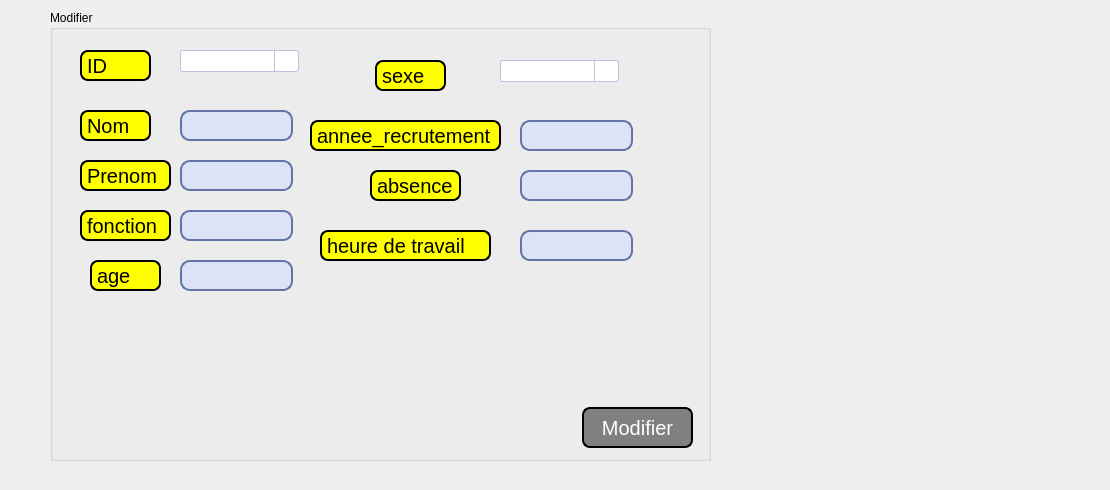
   <widget class="QWidget" name="tab_4">
    <attribute name="title">
     <string>Modification</string>
    </attribute>
    <widget class="QGroupBox" name="groupBox_4">
     <property name="geometry">
      <rect>
       <x>50</x>
       <y>10</y>
       <width>661</width>
       <height>451</height>
      </rect>
     </property>
     <property name="title">
      <string>Modifier</string>
     </property>
     <widget class="QLabel" name="label_12">
      <property name="geometry">
       <rect>
        <x>30</x>
        <y>40</y>
        <width>71</width>
        <height>31</height>
       </rect>
      </property>
      <property name="styleSheet">
       <string notr="true">QLabel {
color: #000000;
background:#FFFF00;
border: none;
font-size:20px;
font-family:Arial, Helvetica, sans-serif;
border: 2px solid ;
border-radius: 8px;
}
QPushButton:hover {
color:#fff;
background-color: rgb(0, 0, 127);
border: none;
}</string>
      </property>
      <property name="text">
       <string>ID</string>
      </property>
     </widget>
     <widget class="QLabel" name="label_13">
      <property name="geometry">
       <rect>
        <x>30</x>
        <y>100</y>
        <width>71</width>
        <height>31</height>
       </rect>
      </property>
      <property name="styleSheet">
       <string notr="true">QLabel {
color: #000000;
background:#FFFF00;
border: none;
font-size:20px;
font-family:Arial, Helvetica, sans-serif;
border: 2px solid ;
border-radius: 8px;
}
QPushButton:hover {
color:#fff;
background-color: rgb(0, 0, 127);
border: none;
}</string>
      </property>
      <property name="text">
       <string>Nom</string>
      </property>
     </widget>
     <widget class="QLabel" name="label_14">
      <property name="geometry">
       <rect>
        <x>30</x>
        <y>150</y>
        <width>91</width>
        <height>31</height>
       </rect>
      </property>
      <property name="styleSheet">
       <string notr="true">QLabel {
color: #000000;
background:#FFFF00;
border: none;
font-size:20px;
font-family:Arial, Helvetica, sans-serif;
border: 2px solid ;
border-radius: 8px;
}
QPushButton:hover {
color:#fff;
background-color: rgb(0, 0, 127);
border: none;
}</string>
      </property>
      <property name="text">
       <string>Prenom</string>
      </property>
     </widget>
     <widget class="QLabel" name="label_15">
      <property name="geometry">
       <rect>
        <x>30</x>
        <y>200</y>
        <width>91</width>
        <height>31</height>
       </rect>
      </property>
      <property name="styleSheet">
       <string notr="true">QLabel {
color: #000000;
background:#FFFF00;
border: none;
font-size:20px;
font-family:Arial, Helvetica, sans-serif;
border: 2px solid ;
border-radius: 8px;
}
QPushButton:hover {
color:#fff;
background-color: rgb(0, 0, 127);
border: none;
}</string>
      </property>
      <property name="text">
       <string>fonction</string>
      </property>
     </widget>
     <widget class="QLabel" name="label_16">
      <property name="geometry">
       <rect>
        <x>40</x>
        <y>250</y>
        <width>71</width>
        <height>31</height>
       </rect>
      </property>
      <property name="styleSheet">
       <string notr="true">QLabel {
color: #000000;
background:#FFFF00;
border: none;
font-size:20px;
font-family:Arial, Helvetica, sans-serif;
border: 2px solid ;
border-radius: 8px;
}
QPushButton:hover {
color:#fff;
background-color: rgb(0, 0, 127);
border: none;
}</string>
      </property>
      <property name="text">
       <string>age</string>
      </property>
     </widget>
     <widget class="QLabel" name="label_17">
      <property name="geometry">
       <rect>
        <x>325</x>
        <y>50</y>
        <width>71</width>
        <height>31</height>
       </rect>
      </property>
      <property name="styleSheet">
       <string notr="true">QLabel {
color: #000000;
background:#FFFF00;
border: none;
font-size:20px;
font-family:Arial, Helvetica, sans-serif;
border: 2px solid ;
border-radius: 8px;
}
QPushButton:hover {
color:#fff;
background-color: rgb(0, 0, 127);
border: none;
}</string>
      </property>
      <property name="text">
       <string>sexe</string>
      </property>
     </widget>
     <widget class="QLabel" name="label_18">
      <property name="geometry">
       <rect>
        <x>260</x>
        <y>110</y>
        <width>191</width>
        <height>31</height>
       </rect>
      </property>
      <property name="styleSheet">
       <string notr="true">QLabel {
color: #000000;
background:#FFFF00;
border: none;
font-size:20px;
font-family:Arial, Helvetica, sans-serif;
border: 2px solid ;
border-radius: 8px;
}
QPushButton:hover {
color:#fff;
background-color: rgb(0, 0, 127);
border: none;
}</string>
      </property>
      <property name="text">
       <string>annee_recrutement</string>
      </property>
     </widget>
     <widget class="QLabel" name="label_19">
      <property name="geometry">
       <rect>
        <x>320</x>
        <y>160</y>
        <width>91</width>
        <height>31</height>
       </rect>
      </property>
      <property name="styleSheet">
       <string notr="true">QLabel {
color: #000000;
background:#FFFF00;
border: none;
font-size:20px;
font-family:Arial, Helvetica, sans-serif;
border: 2px solid ;
border-radius: 8px;
}
QPushButton:hover {
color:#fff;
background-color: rgb(0, 0, 127);
border: none;
}</string>
      </property>
      <property name="text">
       <string>absence</string>
      </property>
     </widget>
     <widget class="QLabel" name="label_20">
      <property name="geometry">
       <rect>
        <x>270</x>
        <y>220</y>
        <width>171</width>
        <height>31</height>
       </rect>
      </property>
      <property name="styleSheet">
       <string notr="true">QLabel {
color: #000000;
background:#FFFF00;
border: none;
font-size:20px;
font-family:Arial, Helvetica, sans-serif;
border: 2px solid ;
border-radius: 8px;
}
QPushButton:hover {
color:#fff;
background-color: rgb(0, 0, 127);
border: none;
}</string>
      </property>
      <property name="text">
       <string>heure de travail</string>
      </property>
     </widget>
     <widget class="QLineEdit" name="le_nom_modifier">
      <property name="geometry">
       <rect>
        <x>130</x>
        <y>100</y>
        <width>113</width>
        <height>31</height>
       </rect>
      </property>
      <property name="styleSheet">
       <string notr="true">QLineEdit {
     border: 2px solid #6374a6;
     border-radius: 10px;
     padding: 0 8px;
     background: #dce3f7;
 }</string>
      </property>
     </widget>
     <widget class="QLineEdit" name="le_prenom_modifier">
      <property name="geometry">
       <rect>
        <x>130</x>
        <y>150</y>
        <width>113</width>
        <height>31</height>
       </rect>
      </property>
      <property name="styleSheet">
       <string notr="true">QLineEdit {
     border: 2px solid #6374a6;
     border-radius: 10px;
     padding: 0 8px;
     background: #dce3f7;
 }</string>
      </property>
     </widget>
     <widget class="QLineEdit" name="le_fonction_modifier">
      <property name="geometry">
       <rect>
        <x>130</x>
        <y>200</y>
        <width>113</width>
        <height>31</height>
       </rect>
      </property>
      <property name="styleSheet">
       <string notr="true">QLineEdit {
     border: 2px solid #6374a6;
     border-radius: 10px;
     padding: 0 8px;
     background: #dce3f7;
 }</string>
      </property>
     </widget>
     <widget class="QLineEdit" name="le_age_modifier">
      <property name="geometry">
       <rect>
        <x>130</x>
        <y>250</y>
        <width>113</width>
        <height>31</height>
       </rect>
      </property>
      <property name="styleSheet">
       <string notr="true">QLineEdit {
     border: 2px solid #6374a6;
     border-radius: 10px;
     padding: 0 8px;
     background: #dce3f7;
 }</string>
      </property>
     </widget>
     <widget class="QLineEdit" name="le_annee_recrutement_modifier">
      <property name="geometry">
       <rect>
        <x>470</x>
        <y>110</y>
        <width>113</width>
        <height>31</height>
       </rect>
      </property>
      <property name="styleSheet">
       <string notr="true">QLineEdit {
     border: 2px solid #6374a6;
     border-radius: 10px;
     padding: 0 8px;
     background: #dce3f7;
 }</string>
      </property>
     </widget>
     <widget class="QLineEdit" name="le_absence_modifier">
      <property name="geometry">
       <rect>
        <x>470</x>
        <y>160</y>
        <width>113</width>
        <height>31</height>
       </rect>
      </property>
      <property name="styleSheet">
       <string notr="true">QLineEdit {
     border: 2px solid #6374a6;
     border-radius: 10px;
     padding: 0 8px;
     background: #dce3f7;
 }</string>
      </property>
     </widget>
     <widget class="QLineEdit" name="le_heure_de_travail_modifier">
      <property name="geometry">
       <rect>
        <x>470</x>
        <y>220</y>
        <width>113</width>
        <height>31</height>
       </rect>
      </property>
      <property name="styleSheet">
       <string notr="true">QLineEdit {
     border: 2px solid #6374a6;
     border-radius: 10px;
     padding: 0 8px;
     background: #dce3f7;
 }</string>
      </property>
     </widget>
     <widget class="QPushButton" name="pb_modifier">
      <property name="geometry">
       <rect>
        <x>532</x>
        <y>397</y>
        <width>111</width>
        <height>41</height>
       </rect>
      </property>
      <property name="styleSheet">
       <string notr="true">QPushButton
{
border: 2px solid ;
border-radius: 8px;
color: rgb(255,255,255);
background-color: rgba(128,128,128);
font-size:20px;
}
QPushButton:hover
{
color: rgb(255,255,255);
background-color: rgb(169,169,169);
}</string>
      </property>
      <property name="text">
       <string>Modifier</string>
      </property>
     </widget>
     <widget class="QComboBox" name="Box_sexe_modifier">
      <property name="geometry">
       <rect>
        <x>450</x>
        <y>50</y>
        <width>119</width>
        <height>22</height>
       </rect>
      </property>
      <property name="styleSheet">
       <string notr="true">QComboBox {
     border: 1px solid #bac4e0;
     border-radius: 3px;
     padding: 1px 18px 1px 3px;
     min-width: 6em;
 }
 
 QComboBox:editable {
     background: #bac4e0;
 }
 
 QComboBox:!editable, QComboBox::drop-down:editable {
      background: qlineargradient(x1: 0, y1: 0, x2: 0, y2: 1,
                                   stop: 0 #d5ddf7, stop: 1 #b0c2f7);
 }
 
 QComboBox::drop-down {
     subcontrol-origin: padding;
     subcontrol-position: top right;
     width: 23px;
 
     border-left-width: 1px;
     border-left-color: #bac4e0;
     border-left-style: solid; /* just a single line */
     border-top-right-radius: 3px; /* same radius as the QComboBox */
     border-bottom-right-radius: 3px;
 }
 
 QComboBox::down-arrow {
     image: url(C:/Users/Administrateur/Downloads/Atelier_Connexion/icon.png);
 }</string>
      </property>
     </widget>
     <widget class="QLabel" name="label_26">
      <property name="geometry">
       <rect>
        <x>-25</x>
        <y>-5</y>
        <width>731</width>
        <height>471</height>
       </rect>
      </property>
      <property name="text">
       <string/>
      </property>
      <property name="pixmap">
       <pixmap>../257574892_749156223152588_711608511979727183_n (1).png</pixmap>
      </property>
     </widget>
     <widget class="QComboBox" name="Box_modifier">
      <property name="geometry">
       <rect>
        <x>130</x>
        <y>40</y>
        <width>119</width>
        <height>22</height>
       </rect>
      </property>
      <property name="styleSheet">
       <string notr="true">QComboBox {
     border: 1px solid #bac4e0;
     border-radius: 3px;
     padding: 1px 18px 1px 3px;
     min-width: 6em;
 }
 
 QComboBox:editable {
     background: #bac4e0;
 }
 
 QComboBox:!editable, QComboBox::drop-down:editable {
      background: qlineargradient(x1: 0, y1: 0, x2: 0, y2: 1,
                                   stop: 0 #d5ddf7, stop: 1 #b0c2f7);
 }
 
 QComboBox::drop-down {
     subcontrol-origin: padding;
     subcontrol-position: top right;
     width: 23px;
 
     border-left-width: 1px;
     border-left-color: #bac4e0;
     border-left-style: solid; /* just a single line */
     border-top-right-radius: 3px; /* same radius as the QComboBox */
     border-bottom-right-radius: 3px;
 }
 
 QComboBox::down-arrow {
     image: url(C:/Users/Administrateur/Downloads/Atelier_Connexion/icon.png);
 }</string>
      </property>
     </widget>
     <zorder>label_26</zorder>
     <zorder>label_12</zorder>
     <zorder>label_13</zorder>
     <zorder>label_14</zorder>
     <zorder>label_15</zorder>
     <zorder>label_16</zorder>
     <zorder>label_17</zorder>
     <zorder>label_18</zorder>
     <zorder>label_19</zorder>
     <zorder>label_20</zorder>
     <zorder>le_nom_modifier</zorder>
     <zorder>le_prenom_modifier</zorder>
     <zorder>le_fonction_modifier</zorder>
     <zorder>le_age_modifier</zorder>
     <zorder>le_annee_recrutement_modifier</zorder>
     <zorder>le_absence_modifier</zorder>
     <zorder>le_heure_de_travail_modifier</zorder>
     <zorder>pb_modifier</zorder>
     <zorder>Box_sexe_modifier</zorder>
     <zorder>Box_modifier</zorder>
    </widget>
    <widget class="QLabel" name="label_32">
     <property name="geometry">
      <rect>
       <x>0</x>
       <y>0</y>
       <width>1101</width>
       <height>481</height>
      </rect>
     </property>
     <property name="text">
      <string/>
     </property>
     <property name="pixmap">
      <pixmap>D:/projet c++/o.g/wp4390809.jpg</pixmap>
     </property>
    </widget>
    <zorder>label_32</zorder>
    <zorder>groupBox_4</zorder>
   </widget>
